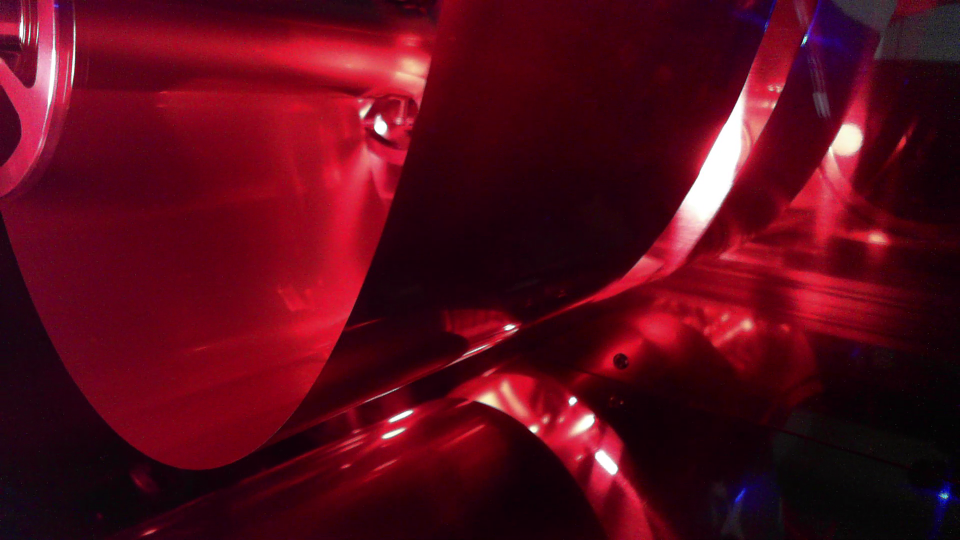
#> input picture Challenging dataset/LV2.png, 1920 x 1080 px, given in place of LAB3_Video.mp4, which was not available (shown at 1/2 size)
$ python Lab3_video.py
#> lines starting #> are read from the running program, lines starting #| are printed output that depends on the picture
import numpy as np
import cv2 as cv

# [10 lines of commented-out code are left out]
cap = cv.VideoCapture('C:/Users/Ignacio/source/repos/DLIP/PyOpenCvExamples/Lab3/LAB3_Video.mp4')

if not cap.isOpened():
    print("Error al abrir el video")
    exit()

ret, img = cap.read()
#> img is the input picture: shape (1080, 1920, 3); mean B, G, R 25.4, 9.6, 86.6
original_heigth, original_with = img.shape[:2]
#> original_heigth = 1080; original_with = 1920
new_heigth = int((600 / original_with) * original_heigth)
#> new_heigth = 337
img2 = cv.resize(img, (600,new_heigth))
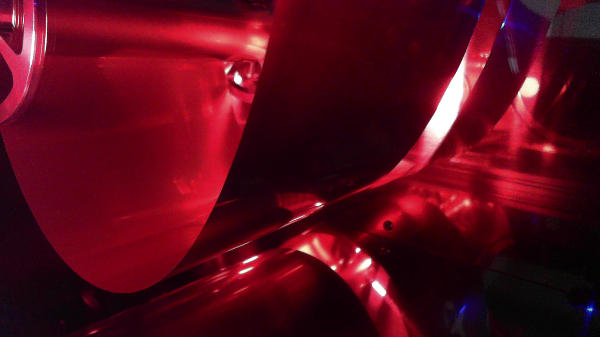
#> img2: shape (337, 600, 3); mean B, G, R 25.3, 9.6, 86.5

#Select ROI
#> (the run stopped early here; a loop or call above may not have finished)

$ run again, on Challenging dataset/LV3.png
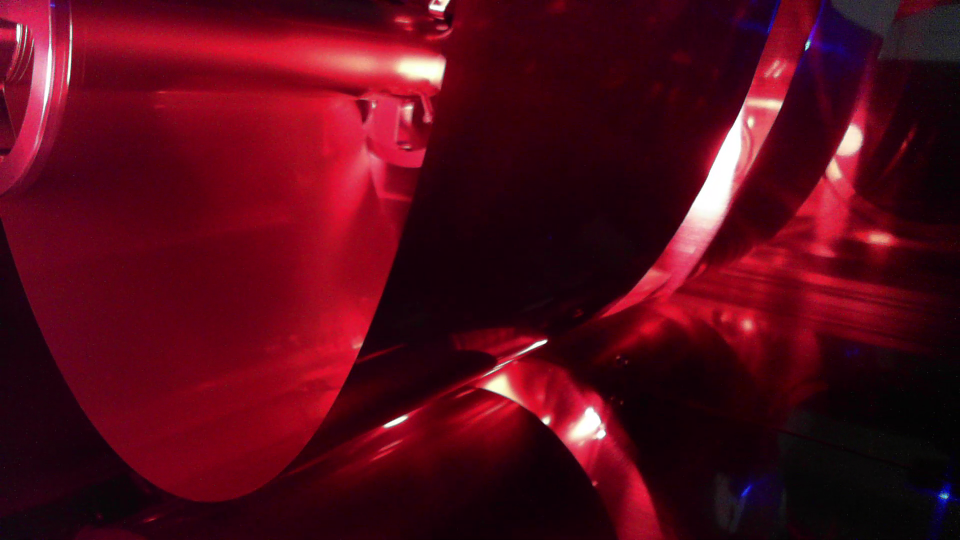
#> input picture Challenging dataset/LV3.png, 1920 x 1080 px, given in place of LAB3_Video.mp4, which was not available (shown at 1/2 size)
#> img is the input picture: shape (1080, 1920, 3); mean B, G, R 24.5, 9.1, 83.9
#> `img2 = cv.resize(img, (600,new_heigth))`:
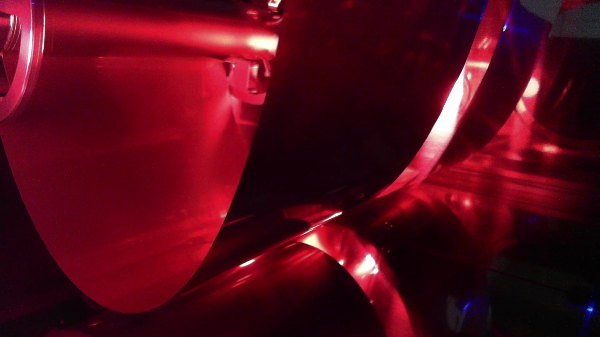
#> img2: shape (337, 600, 3); mean B, G, R 24.4, 9, 83.8
